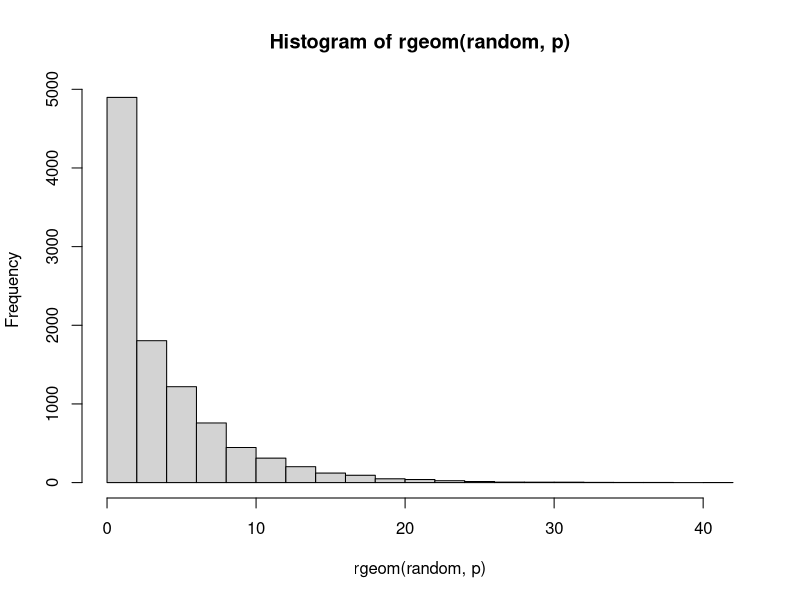

The R script that drew this image:
#1.Seorang penyurvei secara acak memilih orang-orang di jalan sampai dia bertemu dengan
#  seseorang yang menghadiri acara vaksinasi sebelumnya.

#a. Berapa peluang penyurvei bertemu x = 3 orang yang tidak menghadiri acara vaksinasi
#sebelum keberhasilan pertama ketika p = 0,20 dari populasi menghadiri acara vaksinasi ?
#(distribusi Geometrik)

x<-3
p<-0.20
paste("Hasil: ", dgeom(x-1,p))

#b. mean Distribusi Geometrik dengan 10000 data random , prob = 0,20 dimana distribusi
#geometrik acak tersebut X = 3 ( distribusi geometrik acak () == 3 )

random<-10000
mean(rgeom(random,p)==3)

#c. Bandingkan Hasil poin a dan b , apa kesimpulan yang bisa didapatkan?

#d. Histogram Distribusi Geometrik , Peluang X = 3 gagal Sebelum Sukses Pertama
hist(rgeom(random, p))

#e. Nilai Rataan (µ) dan Varian (s²) dari Distribusi Geometrik.
rataan=1/p
paste("Nilai Rataan(µ): ", rataan)
varian=(1-p)/p^2
paste("Nilai Varian(s²): ", varian)
